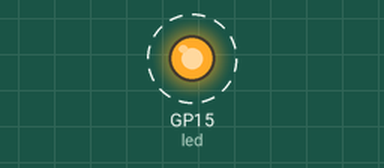
Bench run of a program on a simulated Raspberry Pi Pico running MicroPython. On the bench: output pins drawn as LEDs (lit = HIGH). Dashed ring = blinking.

Above: at 0.2 s.
Timing chart, 0 to 3.5 s (numbered marks = the images above):
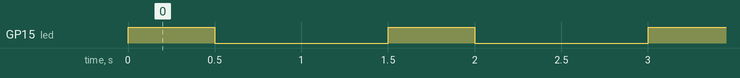

The program:

2_blink.py
```python
# https://picozero.readthedocs.io/en/latest/recipes.html#leds

# load the 'LED' and 'sleep' function
from picozero import LED
from time import sleep

# setup pin 15 as a LED
led = LED(15)

# endless loop
while True:
    # turn LED on
    led.on()

    # wait for half a second
    sleep(0.5)

    # turn LED off again
    led.off()

    # wait for a second
    sleep(1)
```

Measured:
- by itself, GP15 (led): alternates HIGH for 0.50 s and LOW for 1.0 s
